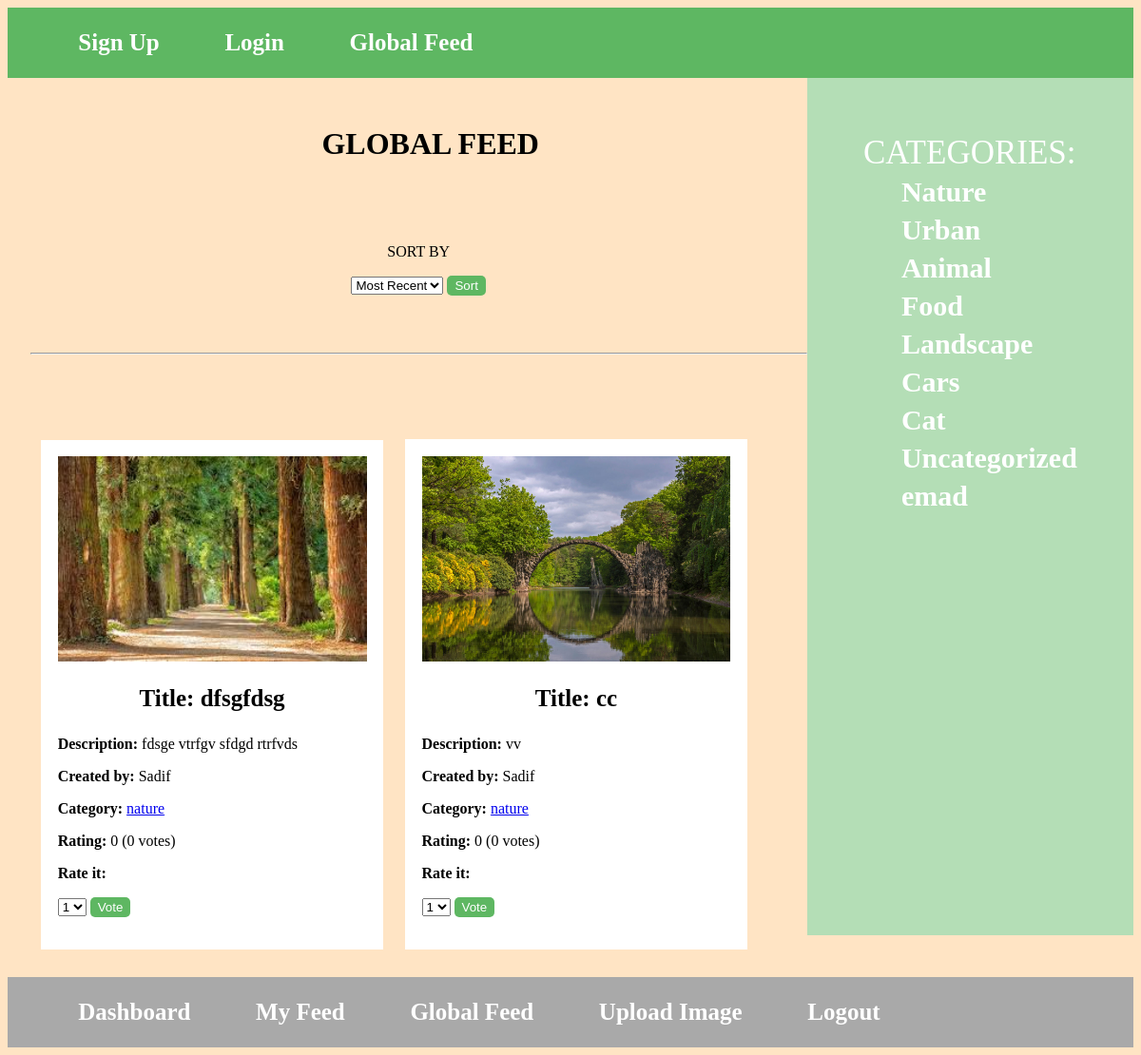
Screenshot of /category-view.php with the database file from the repository.
### tables this page shows
CREATE TABLE `categories` (
  `id` int(32) NOT NULL,
  `category` varchar(64) NOT NULL
);

CREATE TABLE `images` (
  `image_id` int(11) NOT NULL,
  `id` int(11) NOT NULL,
  `image` varchar(50) NOT NULL,
  `title` text NOT NULL,
  `approved` int(3) NOT NULL DEFAULT '0',
  `a` varchar(32) NOT NULL,
  `category` varchar(32) NOT NULL DEFAULT 'uncatagorized',
  `rating` float NOT NULL DEFAULT '0',
  `votes` int(32) NOT NULL DEFAULT '0'
);

CREATE TABLE `users` (
  `id` int(10) NOT NULL,
  `name` varchar(32) NOT NULL,
  `email` text NOT NULL,
  `password` varchar(32) NOT NULL,
  `hash` varchar(32) NOT NULL,
  `active` int(1) NOT NULL DEFAULT '0'
);

### category-view.php (the view, shortened to what this page needs)
<?php
    if(isset($_SESSION["name"])) {
        require_once("header2.php");
    } else {
        require_once("header.php");
    }
    require_once("sidebar.php");
?>
<?php
if (isset($_POST["sort"])) {
    $sort = $_POST["sort"];
} else {
    $sort = 1;
}
if (isset($_GET["category"])) {
    $category = $_GET["category"];
} else {
    $category = "nature";
}
if($sort != 1) {
    $q = "SELECT image_id,id,image,title,a,rating,votes,category FROM images where category='$category' AND approved=1 ORDER BY rating DESC";
} else {
    $q = "SELECT image_id,id,image,title,a,rating,votes,category FROM images where category='$category' AND approved=1 ORDER BY image_id DESC";
}
$conn = new mysqli("localhost", "root", "", "registered") or die(mysql_error());
$data = '<html>
            <head>
                <link rel="stylesheet" href="feed.css">
            </head>
            <body>
                <div class="wrapper">
                <h1 style="text-align:center; padding: 30px 25px;"> GLOBAL FEED </h1>
                <br />
                <p style="text-align:center;"> SORT BY <form style="text-align:center" action="#" method="post">
                            <select name="sort">
                                <option value=1>Most Recent</option>
                                <option value=2>Most Rated</option>
                            </select> <button class="sortvote">Sort</button></form></p>
                <hr style="margin: 60px 0px;">
                <br />
                    ';
if ($result = $conn->query($q)) {
while ($row = $result->fetch_assoc()) {
      $m = $row["id"];
      $q2 = "SELECT name FROM users WHERE id = $m";
      if ($result2 = $conn->query($q2)) {
            while ($row2 = $result2->fetch_assoc()) {
                $name2 = $row2["name"];
            }
      } else
        echo "problem";
      $data .= '<div class="card">
                    <img src="images/'.$row["image"].'">
                    <p class="title"><b>Title: '.$row["title"].'</b></p>
                    <p><b>Description: </b>'.$row["a"].'</p>
                    <p><b>Created by: </b>'.$name2.'</p>
                    <p><b>Category: </b><a href="#" style="text-decore:none">'.$row["category"].'</a></p>
                    <p><b>Rating: </b>'.$row["rating"].' ('.$row["votes"].' votes)</p>'
                    ;
                    if($_SESSION["id"] != $row["id"]) {
                        $data .= '<p><b>Rate it: </b><form action="voted.php" method="post">
                                        <select name="rating">
                                            <option>1</option>
                                            <option>2</option>
                                            <option>3</option>
                                            <option>4</option>
                                            <option>5</option></select>
                                            <input style="display:none" name="id" value="'.$row["image_id"].'">
                                            <button class="sortvote">Vote</button></form></p>
                        ';
                    }
                    $data .='
                            </div>';
}
}
        $data.='
                <div class="clearfix"></div>
                <br/>
                </div>
            </body>
        </html>';
    echo $data;
?>
<?php
    require_once("footer.php");
?>

### sidebar.php
<div class = "scroll">
    CATEGORIES: <br />
     <ul>
        <?php
         $q = "SELECT id,category FROM categories";
         $conn = new mysqli("localhost", "root", "", "registered") or die(mysql_error());
         if ($result = $conn->query($q)) {
             while ($row = $result->fetch_assoc()) {
                 echo '<li><a class="lib" href="category-view.php?category='.$row['category'].'">'.$row['category'].'</a></li>';
             }
         }
         ?>
     </ul>
</div>

### general.css (style rules this page uses)
ul { list-style: none; margin-bottom: 0px; margin-top: 0px; }
.scroll a { text-decoration: none; color: white; font-weight: bold; }
body { background-color: bisque; }
.scroll { color: white; font-size: 35px; padding: 5% 5%; margin-top: 0px; float: right; background-color: #B4DEB6; height: 100%; }
.lib { font-size: 30px; }
.sortvote { color: white; text-decoration: none; background-color: #5EB762; padding: 3px 8px; border-radius: 5px; border: none; cursor: pointer; }

### feed.css (style rules this page uses)
.wrapper { max-width: 1200px; margin: 0% auto; margin-left: 2%; }
img { width: 100%; background-color: bisque; }
.card { background-color: white; padding: 1.5% 1.5%; margin: 1% 1%; display: inline-block; width: 28%; }
body { background-color: bisque; }
.title { font-size: 25px; text-align: center; }

### rows the page displays
categories: category "Nature"
categories: category "Urban"
categories: category "Animal"
categories: category "Food"
categories: category "Landscape"
categories: category "Cars"
categories: category "Cat"
categories: category "Uncategorized"
categories: category "emad"
images: image (picture), title "dfsgfdsg", a "fdsge vtrfgv sfdgd rtrfvds", category "nature", rating "0", votes "0"
users: name "Sadif Sadif"
images: image (picture), title "cc", a "vv", category "nature", rating "0", votes "0"
